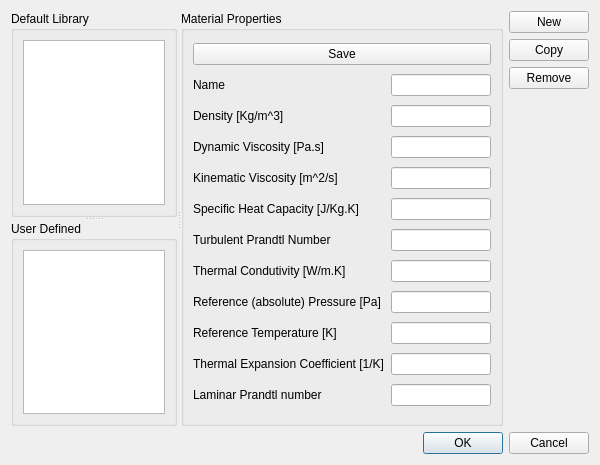
<?xml version="1.0" encoding="UTF-8"?>
<ui version="4.0">
 <class>materialsABMUI</class>
 <widget class="QDialog" name="materialsABMUI">
  <property name="geometry">
   <rect>
    <x>0</x>
    <y>0</y>
    <width>600</width>
    <height>465</height>
   </rect>
  </property>
  <property name="font">
   <font>
    <pointsize>9</pointsize>
   </font>
  </property>
  <property name="windowTitle">
   <string>Dialog</string>
  </property>
  <layout class="QVBoxLayout" name="verticalLayout_2">
   <item>
    <layout class="QHBoxLayout" name="horizontalLayout_3">
     <item>
      <widget class="QSplitter" name="splitter_2">
       <property name="orientation">
        <enum>Qt::Horizontal</enum>
       </property>
       <widget class="QSplitter" name="splitter">
        <property name="orientation">
         <enum>Qt::Vertical</enum>
        </property>
        <widget class="QGroupBox" name="groupBox_2">
         <property name="title">
          <string>Default Library</string>
         </property>
         <layout class="QVBoxLayout" name="verticalLayout_4">
          <item>
           <widget class="QListWidget" name="list_default"/>
          </item>
         </layout>
        </widget>
        <widget class="QGroupBox" name="groupBox_3">
         <property name="title">
          <string>User Defined</string>
         </property>
         <layout class="QVBoxLayout" name="verticalLayout_5">
          <item>
           <widget class="QListWidget" name="list_user"/>
          </item>
         </layout>
        </widget>
       </widget>
       <widget class="QGroupBox" name="groupBox">
        <property name="title">
         <string>Material Properties</string>
        </property>
        <layout class="QGridLayout" name="gridLayout">
         <item row="8" column="1">
          <widget class="QLineEdit" name="DT">
           <property name="minimumSize">
            <size>
             <width>100</width>
             <height>0</height>
            </size>
           </property>
          </widget>
         </item>
         <item row="10" column="1">
          <widget class="QLineEdit" name="TRef">
           <property name="minimumSize">
            <size>
             <width>100</width>
             <height>0</height>
            </size>
           </property>
          </widget>
         </item>
         <item row="3" column="1">
          <widget class="QLineEdit" name="mu">
           <property name="minimumSize">
            <size>
             <width>100</width>
             <height>0</height>
            </size>
           </property>
          </widget>
         </item>
         <item row="5" column="1">
          <widget class="QLineEdit" name="nu">
           <property name="minimumSize">
            <size>
             <width>100</width>
             <height>0</height>
            </size>
           </property>
          </widget>
         </item>
         <item row="2" column="1">
          <widget class="QLineEdit" name="rho">
           <property name="minimumSize">
            <size>
             <width>100</width>
             <height>0</height>
            </size>
           </property>
          </widget>
         </item>
         <item row="9" column="1">
          <widget class="QLineEdit" name="pRef">
           <property name="minimumSize">
            <size>
             <width>100</width>
             <height>0</height>
            </size>
           </property>
          </widget>
         </item>
         <item row="1" column="1">
          <widget class="QLineEdit" name="name">
           <property name="enabled">
            <bool>true</bool>
           </property>
           <property name="minimumSize">
            <size>
             <width>100</width>
             <height>0</height>
            </size>
           </property>
          </widget>
         </item>
         <item row="6" column="1">
          <widget class="QLineEdit" name="Cp">
           <property name="minimumSize">
            <size>
             <width>100</width>
             <height>0</height>
            </size>
           </property>
          </widget>
         </item>
         <item row="1" column="0">
          <widget class="QLabel" name="label">
           <property name="text">
            <string>Name</string>
           </property>
          </widget>
         </item>
         <item row="2" column="0">
          <widget class="QLabel" name="label_2">
           <property name="text">
            <string>Density [Kg/m^3]</string>
           </property>
          </widget>
         </item>
         <item row="11" column="1">
          <widget class="QLineEdit" name="beta">
           <property name="minimumSize">
            <size>
             <width>100</width>
             <height>0</height>
            </size>
           </property>
          </widget>
         </item>
         <item row="9" column="0">
          <widget class="QLabel" name="label_8">
           <property name="text">
            <string>Reference (absolute) Pressure [Pa]</string>
           </property>
          </widget>
         </item>
         <item row="10" column="0">
          <widget class="QLabel" name="label_9">
           <property name="text">
            <string>Reference Temperature [K]</string>
           </property>
          </widget>
         </item>
         <item row="3" column="0">
          <widget class="QLabel" name="label_3">
           <property name="text">
            <string>Dynamic Viscosity [Pa.s]</string>
           </property>
          </widget>
         </item>
         <item row="11" column="0">
          <widget class="QLabel" name="label_10">
           <property name="text">
            <string>Thermal Expansion Coefficient [1/K]</string>
           </property>
          </widget>
         </item>
         <item row="7" column="0">
          <widget class="QLabel" name="label_6">
           <property name="text">
            <string>Turbulent Prandtl Number</string>
           </property>
          </widget>
         </item>
         <item row="5" column="0">
          <widget class="QLabel" name="label_4">
           <property name="text">
            <string>Kinematic Viscosity [m^2/s]</string>
           </property>
          </widget>
         </item>
         <item row="7" column="1">
          <widget class="QLineEdit" name="Prt">
           <property name="minimumSize">
            <size>
             <width>100</width>
             <height>0</height>
            </size>
           </property>
          </widget>
         </item>
         <item row="12" column="0">
          <widget class="QLabel" name="label_11">
           <property name="text">
            <string>Laminar Prandtl number</string>
           </property>
          </widget>
         </item>
         <item row="8" column="0">
          <widget class="QLabel" name="label_7">
           <property name="text">
            <string>Thermal Condutivity [W/m.K]</string>
           </property>
          </widget>
         </item>
         <item row="6" column="0">
          <widget class="QLabel" name="label_5">
           <property name="text">
            <string>Specific Heat Capacity [J/Kg.K]</string>
           </property>
          </widget>
         </item>
         <item row="12" column="1">
          <widget class="QLineEdit" name="Pr">
           <property name="minimumSize">
            <size>
             <width>100</width>
             <height>0</height>
            </size>
           </property>
          </widget>
         </item>
         <item row="0" column="0" colspan="2">
          <widget class="QPushButton" name="button_save">
           <property name="text">
            <string>Save</string>
           </property>
           <property name="icon">
            <iconset>
             <normaloff>images/fromHelyx/save16.png</normaloff>images/fromHelyx/save16.png</iconset>
           </property>
          </widget>
         </item>
        </layout>
       </widget>
      </widget>
     </item>
     <item>
      <layout class="QVBoxLayout" name="verticalLayout">
       <item>
        <widget class="QPushButton" name="button_new">
         <property name="text">
          <string>New</string>
         </property>
        </widget>
       </item>
       <item>
        <widget class="QPushButton" name="button_edit">
         <property name="text">
          <string>Copy</string>
         </property>
        </widget>
       </item>
       <item>
        <widget class="QPushButton" name="button_remove">
         <property name="text">
          <string>Remove</string>
         </property>
        </widget>
       </item>
       <item>
        <spacer name="verticalSpacer">
         <property name="orientation">
          <enum>Qt::Vertical</enum>
         </property>
         <property name="sizeHint" stdset="0">
          <size>
           <width>20</width>
           <height>40</height>
          </size>
         </property>
        </spacer>
       </item>
      </layout>
     </item>
    </layout>
   </item>
   <item>
    <layout class="QHBoxLayout" name="horizontalLayout"/>
   </item>
   <item>
    <widget class="QDialogButtonBox" name="buttonBox">
     <property name="orientation">
      <enum>Qt::Horizontal</enum>
     </property>
     <property name="standardButtons">
      <set>QDialogButtonBox::Cancel|QDialogButtonBox::Ok</set>
     </property>
    </widget>
   </item>
  </layout>
 </widget>
 <resources/>
 <connections>
  <connection>
   <sender>buttonBox</sender>
   <signal>accepted()</signal>
   <receiver>materialsABMUI</receiver>
   <slot>accept()</slot>
   <hints>
    <hint type="sourcelabel">
     <x>236</x>
     <y>455</y>
    </hint>
    <hint type="destinationlabel">
     <x>157</x>
     <y>274</y>
    </hint>
   </hints>
  </connection>
  <connection>
   <sender>buttonBox</sender>
   <signal>rejected()</signal>
   <receiver>materialsABMUI</receiver>
   <slot>reject()</slot>
   <hints>
    <hint type="sourcelabel">
     <x>304</x>
     <y>455</y>
    </hint>
    <hint type="destinationlabel">
     <x>286</x>
     <y>274</y>
    </hint>
   </hints>
  </connection>
  <connection>
   <sender>button_edit</sender>
   <signal>pressed()</signal>
   <receiver>materialsABMUI</receiver>
   <slot>copy()</slot>
   <hints>
    <hint type="sourcelabel">
     <x>545</x>
     <y>59</y>
    </hint>
    <hint type="destinationlabel">
     <x>594</x>
     <y>98</y>
    </hint>
   </hints>
  </connection>
  <connection>
   <sender>button_remove</sender>
   <signal>pressed()</signal>
   <receiver>materialsABMUI</receiver>
   <slot>remove()</slot>
   <hints>
    <hint type="sourcelabel">
     <x>536</x>
     <y>91</y>
    </hint>
    <hint type="destinationlabel">
     <x>555</x>
     <y>161</y>
    </hint>
   </hints>
  </connection>
  <connection>
   <sender>button_new</sender>
   <signal>pressed()</signal>
   <receiver>materialsABMUI</receiver>
   <slot>new()</slot>
   <hints>
    <hint type="sourcelabel">
     <x>577</x>
     <y>21</y>
    </hint>
    <hint type="destinationlabel">
     <x>505</x>
     <y>9</y>
    </hint>
   </hints>
  </connection>
  <connection>
   <sender>list_default</sender>
   <signal>itemSelectionChanged()</signal>
   <receiver>materialsABMUI</receiver>
   <slot>changeSelectionDefault()</slot>
   <hints>
    <hint type="sourcelabel">
     <x>102</x>
     <y>117</y>
    </hint>
    <hint type="destinationlabel">
     <x>208</x>
     <y>4</y>
    </hint>
   </hints>
  </connection>
  <connection>
   <sender>list_user</sender>
   <signal>itemSelectionChanged()</signal>
   <receiver>materialsABMUI</receiver>
   <slot>changeSelectionUser()</slot>
   <hints>
    <hint type="sourcelabel">
     <x>69</x>
     <y>276</y>
    </hint>
    <hint type="destinationlabel">
     <x>7</x>
     <y>254</y>
    </hint>
   </hints>
  </connection>
  <connection>
   <sender>button_save</sender>
   <signal>pressed()</signal>
   <receiver>materialsABMUI</receiver>
   <slot>addMaterial()</slot>
   <hints>
    <hint type="sourcelabel">
     <x>275</x>
     <y>49</y>
    </hint>
    <hint type="destinationlabel">
     <x>513</x>
     <y>155</y>
    </hint>
   </hints>
  </connection>
  <connection>
   <sender>name</sender>
   <signal>textChanged(QString)</signal>
   <receiver>materialsABMUI</receiver>
   <slot>changeEdit()</slot>
   <hints>
    <hint type="sourcelabel">
     <x>409</x>
     <y>81</y>
    </hint>
    <hint type="destinationlabel">
     <x>499</x>
     <y>90</y>
    </hint>
   </hints>
  </connection>
  <connection>
   <sender>rho</sender>
   <signal>textChanged(QString)</signal>
   <receiver>materialsABMUI</receiver>
   <slot>changeEdit()</slot>
   <hints>
    <hint type="sourcelabel">
     <x>432</x>
     <y>114</y>
    </hint>
    <hint type="destinationlabel">
     <x>502</x>
     <y>122</y>
    </hint>
   </hints>
  </connection>
  <connection>
   <sender>mu</sender>
   <signal>editingFinished()</signal>
   <receiver>materialsABMUI</receiver>
   <slot>changeEdit()</slot>
   <hints>
    <hint type="sourcelabel">
     <x>430</x>
     <y>143</y>
    </hint>
    <hint type="destinationlabel">
     <x>502</x>
     <y>177</y>
    </hint>
   </hints>
  </connection>
  <connection>
   <sender>nu</sender>
   <signal>textChanged(QString)</signal>
   <receiver>materialsABMUI</receiver>
   <slot>changeEdit()</slot>
   <hints>
    <hint type="sourcelabel">
     <x>437</x>
     <y>177</y>
    </hint>
    <hint type="destinationlabel">
     <x>511</x>
     <y>203</y>
    </hint>
   </hints>
  </connection>
  <connection>
   <sender>Cp</sender>
   <signal>textChanged(QString)</signal>
   <receiver>materialsABMUI</receiver>
   <slot>changeEdit()</slot>
   <hints>
    <hint type="sourcelabel">
     <x>453</x>
     <y>203</y>
    </hint>
    <hint type="destinationlabel">
     <x>499</x>
     <y>227</y>
    </hint>
   </hints>
  </connection>
  <connection>
   <sender>Prt</sender>
   <signal>textChanged(QString)</signal>
   <receiver>materialsABMUI</receiver>
   <slot>changeEdit()</slot>
   <hints>
    <hint type="sourcelabel">
     <x>432</x>
     <y>237</y>
    </hint>
    <hint type="destinationlabel">
     <x>503</x>
     <y>261</y>
    </hint>
   </hints>
  </connection>
  <connection>
   <sender>DT</sender>
   <signal>textChanged(QString)</signal>
   <receiver>materialsABMUI</receiver>
   <slot>changeEdit()</slot>
   <hints>
    <hint type="sourcelabel">
     <x>420</x>
     <y>268</y>
    </hint>
    <hint type="destinationlabel">
     <x>503</x>
     <y>293</y>
    </hint>
   </hints>
  </connection>
  <connection>
   <sender>pRef</sender>
   <signal>textChanged(QString)</signal>
   <receiver>materialsABMUI</receiver>
   <slot>changeEdit()</slot>
   <hints>
    <hint type="sourcelabel">
     <x>444</x>
     <y>291</y>
    </hint>
    <hint type="destinationlabel">
     <x>528</x>
     <y>312</y>
    </hint>
   </hints>
  </connection>
  <connection>
   <sender>TRef</sender>
   <signal>textChanged(QString)</signal>
   <receiver>materialsABMUI</receiver>
   <slot>changeEdit()</slot>
   <hints>
    <hint type="sourcelabel">
     <x>455</x>
     <y>322</y>
    </hint>
    <hint type="destinationlabel">
     <x>548</x>
     <y>330</y>
    </hint>
   </hints>
  </connection>
  <connection>
   <sender>beta</sender>
   <signal>textChanged(QString)</signal>
   <receiver>materialsABMUI</receiver>
   <slot>changeEdit()</slot>
   <hints>
    <hint type="sourcelabel">
     <x>452</x>
     <y>362</y>
    </hint>
    <hint type="destinationlabel">
     <x>525</x>
     <y>354</y>
    </hint>
   </hints>
  </connection>
  <connection>
   <sender>Pr</sender>
   <signal>textChanged(QString)</signal>
   <receiver>materialsABMUI</receiver>
   <slot>changeEdit()</slot>
   <hints>
    <hint type="sourcelabel">
     <x>466</x>
     <y>384</y>
    </hint>
    <hint type="destinationlabel">
     <x>521</x>
     <y>384</y>
    </hint>
   </hints>
  </connection>
 </connections>
 <slots>
  <slot>changeSelectionDefault()</slot>
  <slot>new()</slot>
  <slot>copy()</slot>
  <slot>remove()</slot>
  <slot>changeSelectionUser()</slot>
  <slot>addMaterial()</slot>
  <slot>changeEdit()</slot>
 </slots>
</ui>
